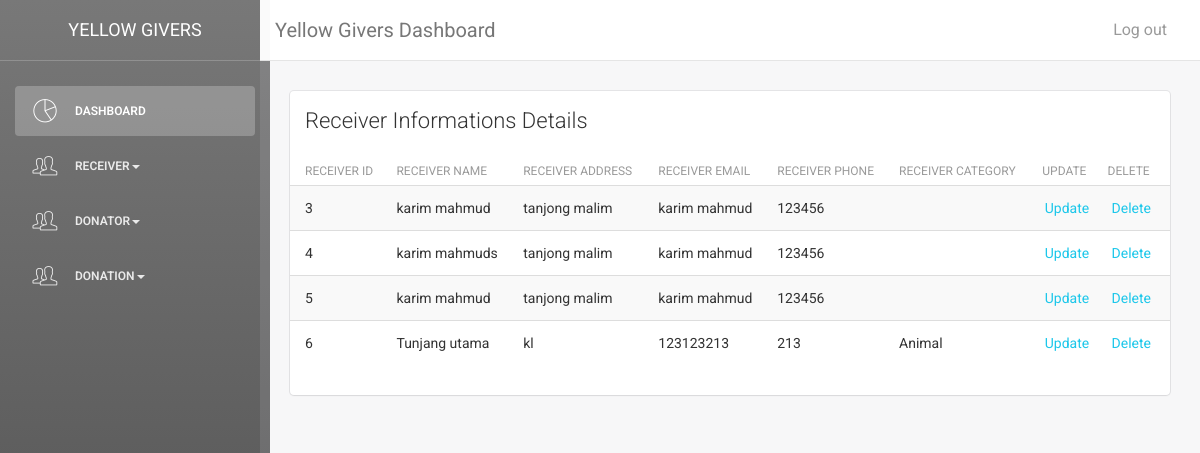
Page /admin/receiver/receiverinformation.php on the committed database.
### tables this page shows
CREATE TABLE `receiver` (
  `reID` int(6) UNSIGNED NOT NULL,
  `reNames` varchar(225) NOT NULL,
  `reAddress` varchar(225) NOT NULL,
  `reEmail` varchar(225) NOT NULL,
  `rePhone` varchar(225) NOT NULL,
  `reCategory` varchar(255) NOT NULL
);

### admin/receiver/receiverinformation.php (the view, shortened to what this page needs)
<!doctype html>
<html lang="en">
<head>
    <link href="assets/css/bootstrap.min.css" rel="stylesheet" />
    <link href="assets/css/animate.min.css" rel="stylesheet"/>
    <link href="assets/css/light-bootstrap-dashboard.css" rel="stylesheet"/>
    <link href="assets/css/demo.css" rel="stylesheet" />
    <link href="http://maxcdn.bootstrapcdn.com/font-awesome/4.2.0/css/font-awesome.min.css" rel="stylesheet">
    <link href="assets/css/pe-icon-7-stroke.css" rel="stylesheet" />
</head>
<body>
<div class="wrapper">
    <div class="sidebar" data-color="black">
        <div class="sidebar-wrapper ps-container ps-theme-default ps-active-y" >
            <div class="logo">
                <a href="#" class="simple-text">
                    Yellow Givers
                </a>
            </div>
            <ul class="nav">
                <li class="active"><a href="/scm/admin/index.php"><i class="pe-7s-graph"></i><p>Dashboard</p></a></li>
                <li><a data-toggle="collapse" href="#supplier"><i class="pe-7s-users"></i><p>Receiver<b class="caret"></b></p></a>
                </li>
                <li><a data-toggle="collapse" href="#donator"><i class="pe-7s-users"></i><p>Donator<b class="caret"></b></p></a>
                </li>
                 <li><a data-toggle="collapse" href="#donation"><i class="pe-7s-users"></i><p>Donation<b class="caret"></b></p></a>
                </li>
            </ul>
        </div>
    </div>
    <div class="main-panel">
        <nav class="navbar navbar-default navbar-fixed">
            <div class="container-fluid">
                <div class="navbar-header">
                    <a class="navbar-brand" href="#">Yellow Givers Dashboard</a>
                </div>
                <div class="collapse navbar-collapse">
                    <ul class="nav navbar-nav navbar-right">
                        <li>
                            <a href="/scm/customer/index.php">
                                Log out
                            </a>
                        </li>
                    </ul>
                </div>
            </div>
        </nav>
        <div class="content">
            <div class="container-fluid ">
                <div class="row">
                    <div class="col-md-12">
                        <div class="card">
                            <div class="header">
                                <h4 class="title">Receiver Informations Details</h4>
                            </div>
                            <div class="content table-responsive table-full-width">
                                <table class="table table-hover table-striped">
                                    <thead>
                                        <th>Receiver ID</th>
                                        <th>Receiver Name</th>
                                    	<th>Receiver Address</th>
                                        <th>Receiver Email</th>
                                        <th>Receiver Phone</th>
                                        <th>Receiver Category</th>
                                        <th>Update</th>
                                        <th>Delete</th>
                                    </thead>
                                    <tbody>
                                        <?php
                                                $hostname = 'localhost';
                                                $username = 'root';
                                                $password = '';
                                                $db = 'scmdb';
                                                $connect = mysqli_connect($hostname, $username, $password, $db );
                                                $query = "SELECT * FROM receiver";
                                                $result = mysqli_query($connect,$query);
                                                $num = mysqli_num_rows ($result);
                                                if ($num > 0) {
                                                    while ($row = mysqli_fetch_array($result, MYSQL_ASSOC)) {
                                                          echo '<tr>
                                                    <td align = "left">'  .  $row['reID']  .  '</td>
                                                    <td align = "left">'  .  $row['reNames']  .  '</td>
                                                    <td align = "left">'  .  $row['reAddress']  .  '</td>
                                                    <td align = "left">'  .  $row['reEmail']  .  '</td>
                                                    <td align = "left">'  .  $row['rePhone']  .  '</td>
                                                    <td align = "left">'  .  $row['reCategory']  .  '</td>
                                                    <td align = "center"><a href ="receiverupdate.php?id='  .  $row['reID']  .  '">Update</a></td>
                                                    <td align ="center"><a href ="receiverdelete.php?id='  .  $row['reID']  .  '">Delete</a></td>
                                                    </tr>
                                                    ';
                                            }
                                            }else{
                                                  echo '<p class = "error">  There are currently no registered company.</p>';
                                            }
                                        ?>
                                    </tbody>
                                </table>
                            </div>
                        </div>
                    </div>
                </div>
            </div>
        </div>
    </div>
</div>
</body>
</html>

### rows in the picture
receiver: reID "3", reNames "karim mahmud", reAddress "tanjong malim", reEmail "karim mahmud", rePhone "123456"
receiver: reID "4", reNames "karim mahmuds", reAddress "tanjong malim", reEmail "karim mahmud", rePhone "123456"
receiver: reID "5", reNames "karim mahmud", reAddress "tanjong malim", reEmail "karim mahmud", rePhone "123456"
receiver: reID "6", reNames "Tunjang utama", reAddress "kl", reEmail "123123213", rePhone "213", reCategory "Animal"
